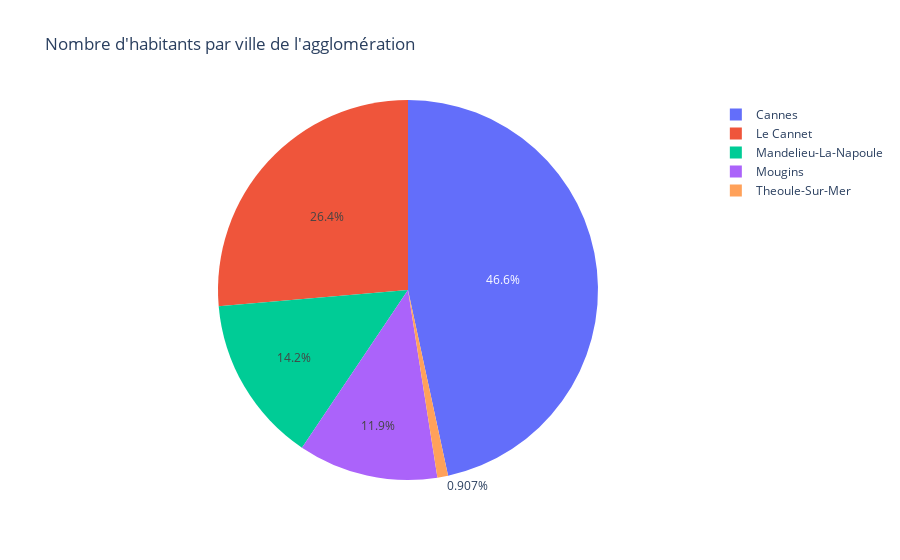

Notebook source saved alongside this figure:
### Code cell
fig = px.pie(df_csp, values='po_nbre_pop', names='vi_nom', title="Nombre d'habitants par ville de l'agglomération")
fig.show()

fig.write_html("../CliiinkApp/static/img/charts/pop_parville.html")

### Figure 1 — Plotly figure (JSON) as saved in the notebook; plotly's stock layout.template omitted (floating-point values rounded to 4 significant figures)
{"data": [{"domain": {"x": [0, 1], "y": [0, 1]}, "hovertemplate": "vi_nom=%{label}<br>po_nbre_pop=%{value}<extra></extra>", "labels": ["Cannes", "Le Cannet", "Mandelieu-La-Napoule", "Mougins", "Theoule-Sur-Mer"], "legendgroup": "", "name": "", "showlegend": true, "type": "pie", "values": [63499, 35902, 19371, 16212, 1235]}], "layout": {"legend": {"tracegroupgap": 0}, "title": {"text": "Nombre d'habitants par ville de l'agglomération"}}}
